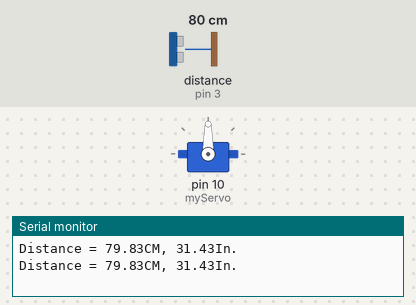
Simulated run of this sketch. Board: Arduino Uno, built with avr-gcc and run on an emulated ATmega328P. On the bench: servo, the last lines printed to the serial monitor. Wiring (inferred from the names in the program): ultrasonic range finder: trigger pin 2; echo pin 3. The test bench sets the inputs (shaded band); at power-on: distance to the obstacle (sensor on pin 3) 80 cm. The echo pulse lasts 58.3 µs per cm.

Above: at 2.8 s.
2.9 s: distance to the obstacle (sensor on pin 3) set to 2 cm
At 4.8 s:
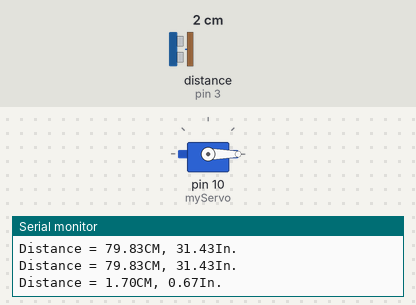
5.6 s: distance to the obstacle (sensor on pin 3) set to 60 cm
At 6.5 s:
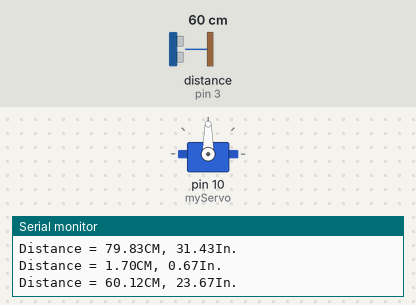
8.3 s: distance to the obstacle (sensor on pin 3) set to 4 cm
At 11.0 s:
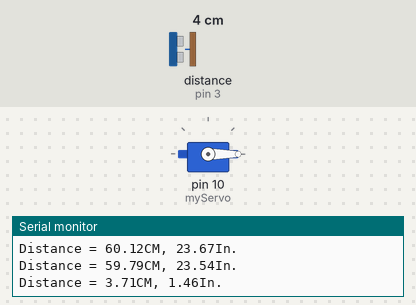
Timing chart, 0 to 12.5 s (numbered marks = the images above; inputs shaded):
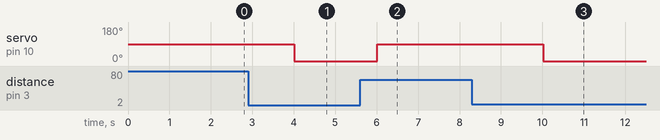

Measured:
- after the input at 2.9 s, servo on pin 10 (myServo): 90° → 0° after 1.1 s
- after the input at 5.6 s, servo on pin 10 (myServo): 0° → 90° after 0.42 s
- after the input at 8.3 s, servo on pin 10 (myServo): 90° → 0° after 1.7 s

The sketch:

Sonar___Echo_Sensor_Controlled_with_Servo.ino
```cpp
#include<Servo.h>
Servo myServo;
int trig = 2;
int echo = 3;

void setup()
{
  pinMode(trig,OUTPUT);
  pinMode(echo,INPUT);
  myServo.attach(10);
  Serial.begin(9600);
}

void loop()
{
  float duration , cm , in;
  digitalWrite(trig,LOW);
  delayMicroseconds(2);
  digitalWrite(trig,HIGH);
  delayMicroseconds(10);
  digitalWrite(trig,LOW);
  duration = pulseIn(echo,HIGH);
  cm = (duration/2) / 29.1;
  in = cm / 2.54;

   if (in >= 20 && in <= 40)
  {
    myServo.write(90);
  }

  else
     myServo.write(0);

  Serial.print("Distance = ");
  Serial.print(cm);
  Serial.print("CM, ");
  Serial.print(in);
  Serial.println("In.");

  delay(2000);


}
```
